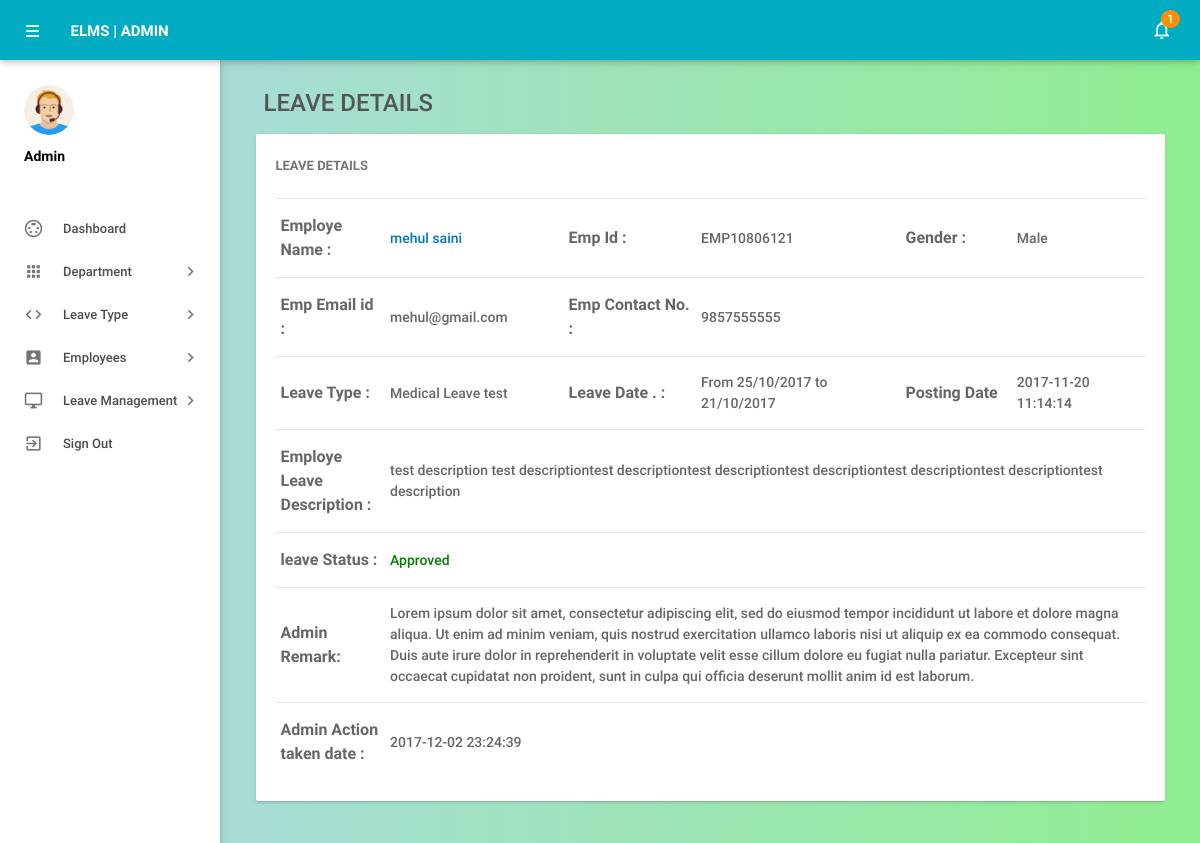
Page /admin/leave-details.php?leaveid=8 (signed in) on the committed database.
### tables this page shows
CREATE TABLE `tblleaves` (
  `id` int(11) NOT NULL,
  `LeaveType` varchar(110) NOT NULL,
  `ToDate` varchar(120) NOT NULL,
  `FromDate` varchar(120) NOT NULL,
  `Description` mediumtext NOT NULL,
  `PostingDate` timestamp NOT NULL DEFAULT current_timestamp(),
  `AdminRemark` mediumtext DEFAULT NULL,
  `AdminRemarkDate` varchar(120) DEFAULT NULL,
  `Status` int(1) NOT NULL,
  `IsRead` int(1) NOT NULL,
  `empid` int(11) DEFAULT NULL
);

CREATE TABLE `tblemployees` (
  `id` int(11) NOT NULL,
  `EmpId` varchar(100) NOT NULL,
  `FirstName` varchar(150) NOT NULL,
  `LastName` varchar(150) NOT NULL,
  `EmailId` varchar(200) NOT NULL,
  `Password` varchar(180) NOT NULL,
  `Gender` varchar(100) NOT NULL,
  `Dob` varchar(100) NOT NULL,
  `Department` varchar(255) NOT NULL,
  `Address` varchar(255) NOT NULL,
  `City` varchar(200) NOT NULL,
  `Country` varchar(150) NOT NULL,
  `Phonenumber` char(11) NOT NULL,
  `Status` int(1) NOT NULL,
  `RegDate` timestamp NOT NULL DEFAULT current_timestamp()
);

### admin/leave-details.php (the view, shortened to what this page needs)
<?php
include('includes/config.php');
if(strlen($_SESSION['alogin'])==0)
    {
header('location:index.php');
}
else{
 ?>
<!DOCTYPE html>
<html lang="en">
    <head>
        <link type="text/css" rel="stylesheet" href="../assets/plugins/materialize/css/materialize.min.css"/>
        <link href="../assets/plugins/material-preloader/css/materialPreloader.min.css" rel="stylesheet">
        <link href="../assets/plugins/datatables/css/jquery.dataTables.min.css" rel="stylesheet">
                <link href="../assets/plugins/google-code-prettify/prettify.css" rel="stylesheet" type="text/css"/>
        <link href="../assets/css/alpha.min.css" rel="stylesheet" type="text/css"/>
        <link href="../assets/css/custom.css" rel="stylesheet" type="text/css"/>
        <link href="../assets/css/alpha.css" rel="stylesheet" type="text/css"/>
    </head>
    <body>
       <?php include('includes/header.php');?>
       <?php include('includes/sidebar.php');?>
            <main class="mn-inner">
                <div class="row">
                    <div class="col s12">
                        <div class="page-title" style="font-size:24px;">Leave Details</div>
                    </div>
                    <div class="col s12 m12 l12">
                        <div class="card">
                            <div class="card-content">
                                <span class="card-title">Leave Details</span>
                                <table id="example" class="display responsive-table ">
                                    <tbody>
<?php
$lid=intval($_GET['leaveid']);
$sql = "SELECT tblleaves.id as lid,tblemployees.FirstName,tblemployees.LastName,tblemployees.EmpId,tblemployees.id,tblemployees.Gender,tblemployees.Phonenumber,tblemployees.EmailId,tblleaves.LeaveType,tblleaves.ToDate,tblleaves.FromDate,tblleaves.Description,tblleaves.PostingDate,tblleaves.Status,tblleaves.AdminRemark,tblleaves.AdminRemarkDate from tblleaves join tblemployees on tblleaves.empid=tblemployees.id where tblleaves.id=:lid";
$query = $dbh -> prepare($sql);
$query->bindParam(':lid',$lid,PDO::PARAM_STR);
$query->execute();
$results=$query->fetchAll(PDO::FETCH_OBJ);
$cnt=1;
if($query->rowCount() > 0)
{
foreach($results as $result)
{
      ?>
                                        <tr>
                                            <td style="font-size:16px;"> <b>Employe Name :</b></td>
                                              <td><a href="editemployee.php?empid=<?php echo htmlentities($result->id);?>" target="_blank">
                                                <?php echo htmlentities($result->FirstName." ".$result->LastName);?></a></td>
                                              <td style="font-size:16px;"><b>Emp Id :</b></td>
                                              <td><?php echo htmlentities($result->EmpId);?></td>
                                              <td style="font-size:16px;"><b>Gender :</b></td>
                                              <td><?php echo htmlentities($result->Gender);?></td>
                                          </tr>
                                          <tr>
                                             <td style="font-size:16px;"><b>Emp Email id :</b></td>
                                            <td><?php echo htmlentities($result->EmailId);?></td>
                                             <td style="font-size:16px;"><b>Emp Contact No. :</b></td>
                                            <td><?php echo htmlentities($result->Phonenumber);?></td>
                                            <td>&nbsp;</td>
                                             <td>&nbsp;</td>
                                        </tr>
  <tr>
                                             <td style="font-size:16px;"><b>Leave Type :</b></td>
                                            <td><?php echo htmlentities($result->LeaveType);?></td>
                                             <td style="font-size:16px;"><b>Leave Date . :</b></td>
                                            <td>From <?php echo htmlentities($result->FromDate);?> to <?php echo htmlentities($result->ToDate);?></td>
                                            <td style="font-size:16px;"><b>Posting Date</b></td>
                                           <td><?php echo htmlentities($result->PostingDate);?></td>
                                        </tr>
<tr>
                                             <td style="font-size:16px;"><b>Employe Leave Description : </b></td>
                                            <td colspan="5"><?php echo htmlentities($result->Description);?></td>
                                        </tr>
<tr>
<td style="font-size:16px;"><b>leave Status :</b></td>
<td colspan="5"><?php $stats=$result->Status;
if($stats==1){
?>
<span style="color: green">Approved</span>
 <?php } if($stats==2)  { ?>
<span style="color: red">Not Approved</span>
<?php } if($stats==0)  { ?>
 <span style="color: blue">waiting for approval</span>
 <?php } ?>
</td>
</tr>
<tr>
<td style="font-size:16px;"><b>Admin Remark: </b></td>
<td colspan="5"><?php
if($result->AdminRemark==""){
  echo "waiting for Approval";
}
else{
echo htmlentities($result->AdminRemark);
}
?></td>
 </tr>
 <tr>
<td style="font-size:16px;"><b>Admin Action taken date : </b></td>
<td colspan="5"><?php
if($result->AdminRemarkDate==""){
  echo "NA";
}
else{
echo htmlentities($result->AdminRemarkDate);
}
?></td>
 </tr>
                                         <?php $cnt++;} }?>
                                    </tbody>
                                </table>
                            </div>
                        </div>
                    </div>
                </div>
            </main>
        </div>
        <div class="left-sidebar-hover"></div>
    </body>
</html>
<?php } ?>

### assets/css/alpha.css (style rules this page uses)
html, body, .mn-content { font-size: 14px; height: 100%; width: 100%; background-image: linear-gradient(to right, lightblue, lightgreen); }
html { font-weight: 500; color: rgba(0,0,0,0.6); }
body { background-image: linear-gradient(to right, lightblue, lightgreen); overflow-y: auto!important; overflow-x: hidden; }
a { color: #0277bb; }
@media (min-width: 993px) { .mn-content.fixed-sidebar .mn-inner { padding-left: 245px; width: 100%; } }
.page-title { float: left; margin: 0 8px 5px 8px; color: #555; line-height: 37px; text-transform: uppercase; }
.left-sidebar-hover { position: fixed; background: transparent; width: 13.25px; left: 0; top: 0; bottom: 0; }
.mn-inner { padding: 25px 25px 9.5px 25px; min-height: calc(100% - 181px); }
.card, .card-panel { box-shadow: 0 2px 2px 0 rgba(0, 0, 0, 0.05), 0 3px 1px -2px rgba(0, 0, 0, 0.08), 0 1px 5px 0 rgba(0, 0, 0, 0.08); position: relative; }
.card > .card-content > .card-title, .card-panel > .card-content > .card-title, .card > .card-reveal > .card-title { line-height: 24px; font-size: 13px; font-weight: bold; display: block; margin-bottom: 20px; text-transform: uppercase; color: rgba(0,0,0,0.54); }
.dataTable, .dataTable th, .dataTable td { border-radius: 0; }
.dataTable th, .dataTable td { padding: 15px 5px!important; display: table-cell; text-align: left; vertical-align: middle; background: none; }
.dataTable.display tr, .dataTable.hover tr { background-color: transparent!important; border-bottom: 1px solid #E6E6E6; }
table.dataTable.row-border tbody th, table.dataTable.row-border tbody td, table.dataTable.display tbody th, table.dataTable.display tbody td { border-top: 1px solid #E6E6E6; }
table.dataTable.row-border tbody tr:first-child th, table.dataTable.row-border tbody tr:first-child td, table.dataTable.display tbody tr:first-child th, table.dataTable.display tbody tr:first-child td { border-top: 1px solid #E6E6E6; }

### rows in the picture
tblleaves: tblemployees.FirstName+LastName "mehul saini", tblemployees.EmpId "EMP10806121", tblemployees.Gender "Male", tblemployees.EmailId "mehul@gmail.com", tblemployees.Phonenumber "9857555555", LeaveType "Medical Leave test", FromDate "25/10/2017", ToDate "21/10/2017", PostingDate "2017-11-20 11:14:14", Description "test description test descriptiontest descriptiontest descriptiontest descriptiontest descriptiontest descriptiontest description", Status "Approved", AdminRemark "Lorem ipsum dolor sit amet, consectetur adipiscing elit, sed do eiusmod tempor incididunt ut labore et dolore magna aliqua. Ut enim ad minim veniam, quis nostrud exercitation ullamco laboris nisi ut aliquip ex ea commodo consequat. Duis aute irure dolor in reprehenderit in voluptate velit esse cillum dolore eu fugiat nulla pariatur. Excepteur sint occaecat cupidatat non proident, sunt in culpa qui officia deserunt mollit anim id est laborum.", AdminRemarkDate "2017-12-02 23:24:39"

### other values in the picture
$unreadcount "1"
